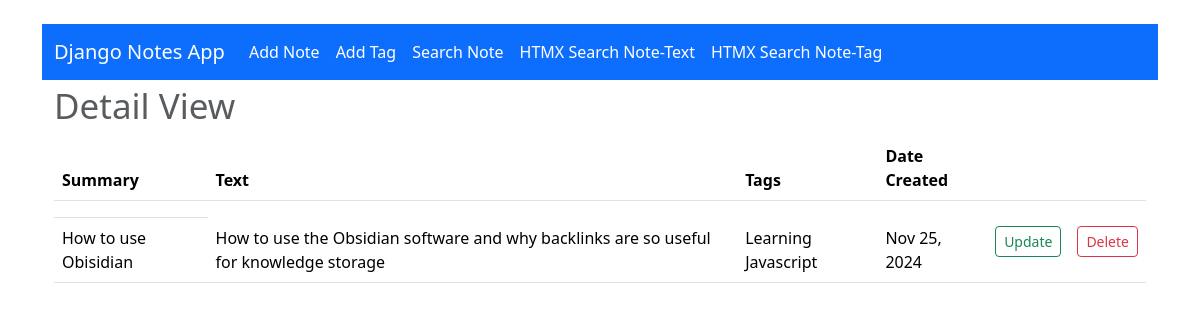
The app's page /detail_note/10 with its own data.
### notes/models.py (models this page shows, shortened)
class Note(models.Model):
    summary=models.CharField(max_length=128)
    text=models.CharField(max_length=255)
    tags = models.ManyToManyField(Tag, blank=True)
    date_created = models.DateTimeField(auto_now=True)
    class Meta:
        ordering = ["date_created"]

class Tag(models.Model):
    tag=models.CharField(max_length=255, unique=True)
    def __str__(self):
        return self.tag

### notes/views.py (the view)
# urls.py: path('detail_note/<str:pk>', views.detail_note, name="detail_note"),
def detail_note(request, pk):
	note = Note.objects.get(id=pk)
	if request.method == 'POST':
		form = NoteForm(request.POST, instance=note)
		if form.is_valid():
			form.save()
			return redirect('/')
	else:
		form = NoteForm() # GET Request returns empty form
	context = {'note': note, 'form':form}
	return render(request, 'notes/detail_note.html', context)

### notes/templates/notes/detail_note.html (shortened to what this page needs)
{% extends "notes/base.html" %}
{% block content %}
<div class="container">
    <h1><small class="text-muted">Detail View</small></h1>
</div>
<div class="container">
    <table class="table">
        <thead>
            <tr>
                <th>Summary</th>
                <th>Text</th>
                <th>Tags</th>
                <th>Date Created</th>
                <th></th>
                <th></th>
            </tr>
            <tr>
                <td>
                </td>
        </thead>
        <tbody>
            <tr>
                <td>{{ note.summary }}</td>
                <td>{{ note.text }}</td>
                <td>
                    {% for tag in note.tags.all %}
                        {{ tag }}
                    {% endfor %}
                </td>
                <td>{{ note.date_created | date:"M j, Y"}}</td>
                <td>
                    <a class="btn btn-sm btn-outline-success" href="{% url 'update_note' note.id %}">Update</a>
                </td>
                <td>
                    <a class="btn btn-sm btn-outline-danger" href="{% url 'delete_note' note.id %}">Delete</a>
                </td>
            </tr>
        </tbody>
    </table>
</div>
{% endblock content %}

### records on screen
Note: summary "How to use Obisidian", text "How to use the Obsidian software and why backlinks are so useful for knowledge storage", date_created "Nov 25, 2024"
Tag: tag "Learning"
Tag: tag "Javascript"
